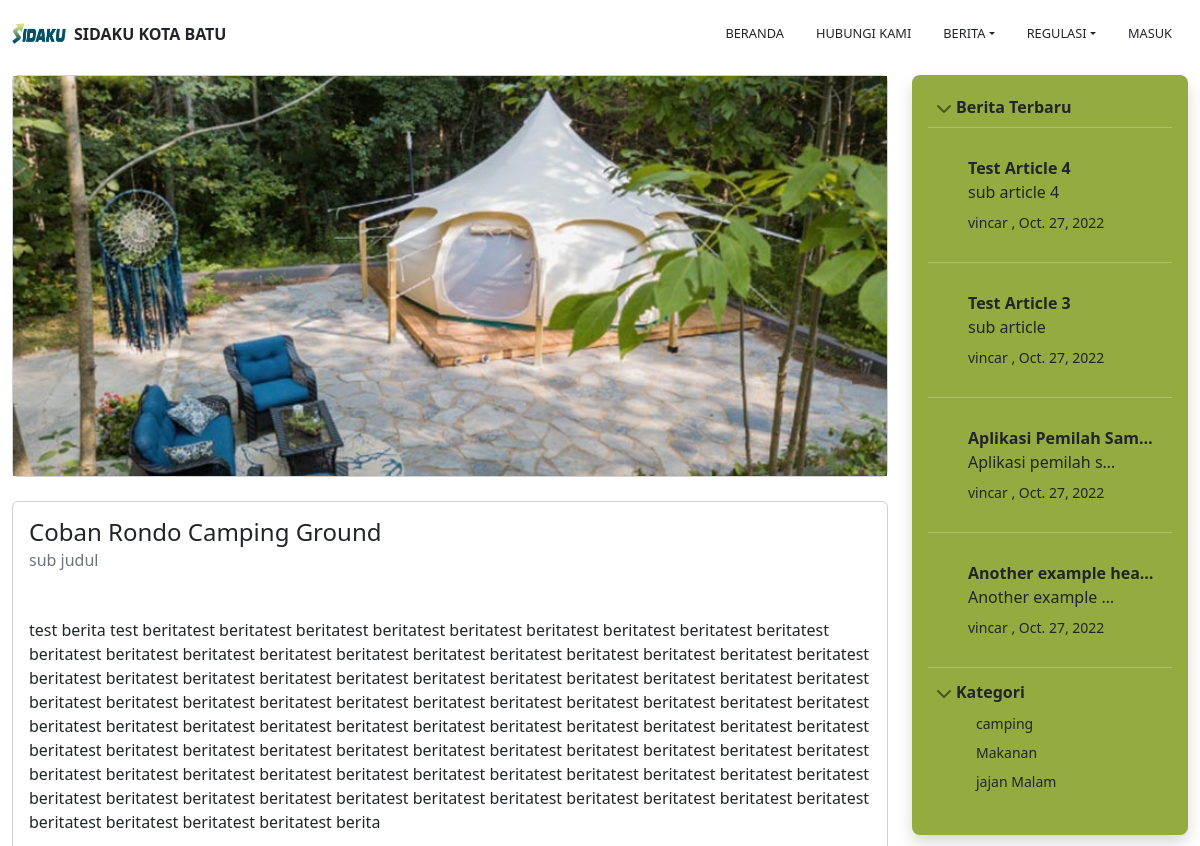
The page /berita/warta-kumkm/camping/coban-rondo-camping-ground (upper part) on the database as committed earlier.
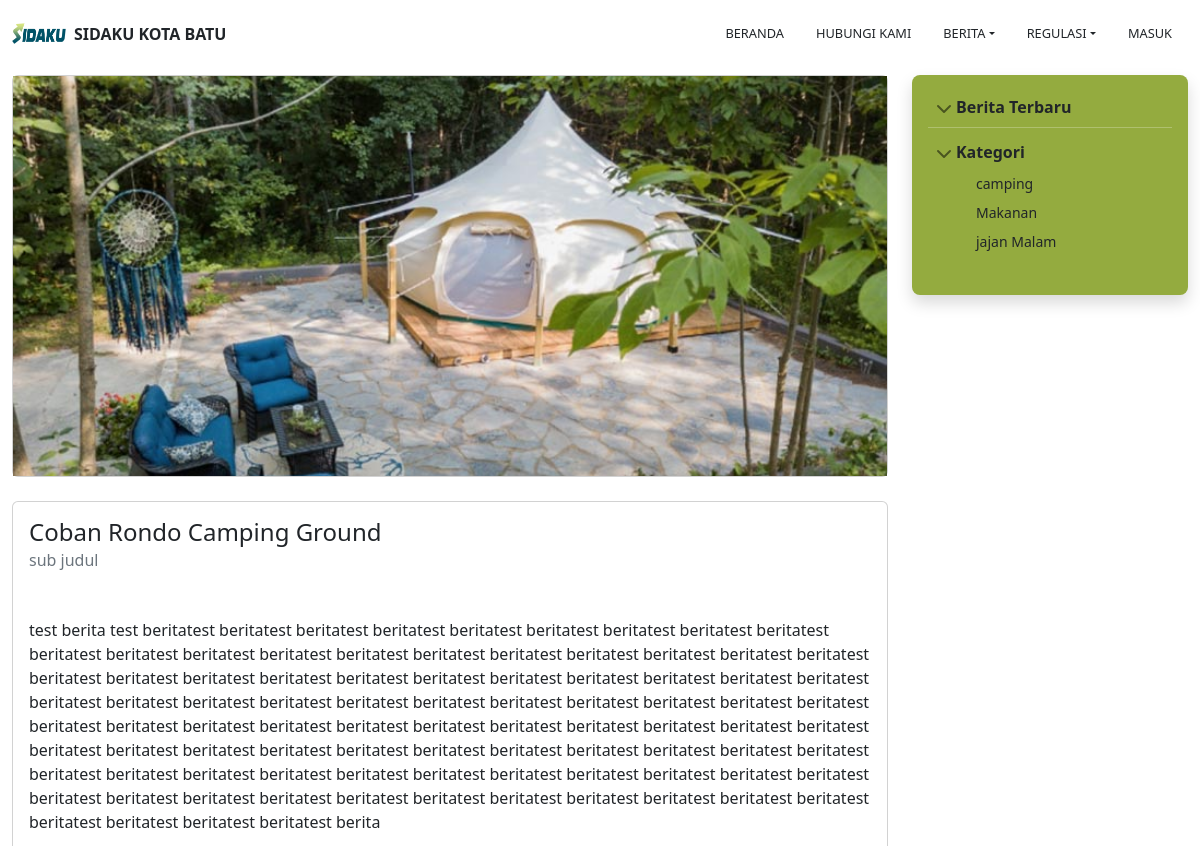
The same page on the database as committed later.
### articles/models.py (models this page shows, shortened)
class Article(models.Model):
    def image_upload_to(self, instance=None):
        if instance:
            return os.path.join("ArticleSeries", slugify(self.series.slug), slugify(self.article_slug), instance)
        return None
    title           = models.CharField(max_length=200)
    subtitle        = models.CharField(max_length=200, default="", blank=True)
    article_slug    =  AutoSlugField(populate_from='title', editable=True, unique=True, blank=True, null=True)
    content         = RichTextUploadingField(blank=True, default="")
    notes           = RichTextUploadingField(blank=True, default="")
    published       = models.DateTimeField("Date published", default=timezone.now)
    modified        = models.DateTimeField("Date modified", default=timezone.now)
    series          = models.ForeignKey(ArticleSeries, default="", verbose_name="Series", on_delete=models.SET_DEFAULT)
    author          = models.ForeignKey(get_user_model(), default=1, on_delete=models.SET_DEFAULT)
    image           = models.ImageField(default='default/no_image.jpg', upload_to=image_upload_to ,max_length=255)
    inheadline      = models.BooleanField(default=False)
    ineducate       = models.BooleanField(default=False)
    ingallery       = models.BooleanField(default=False)
    class Meta:
        verbose_name_plural = "Article"
        ordering = ['-published']

class ArticleSeries(models.Model):
    def image_upload_to(self, instance=None):
        if instance:
            return os.path.join("ArticleSeries", slugify(self.slug), instance)
        return None
    title       = models.CharField(max_length=200)
    subtitle    = models.CharField(max_length=200, default="", blank=True)
    slug        =  AutoSlugField(populate_from='title', editable=True, unique=True, blank=True, null=True)
    published   = models.DateTimeField("Date published", default=timezone.now)
    author      = models.ForeignKey(get_user_model(), default=1, on_delete=models.SET_DEFAULT)
    image       = models.ImageField(default='default/no_image.jpg', upload_to=image_upload_to ,max_length=255)
    class Meta:
        verbose_name_plural = "Series"
        ordering = ['-published']

### homepage/views.py (the view)
def single_berita(request, series: str, article: str):
    matching_berita = Article.objects.filter(series__slug=series, article_slug=article).first()
    all_series = ArticleSeries.objects.all()
    breaking_news = Article.objects.filter(ingallery = False).filter(ineducate = False).order_by('-id')[:10]
    template = "berita/single_berita.html"
    list_data = {
        'sub_active'        : 'wartakumkm',
        'berita'            : matching_berita,
        'all_series'        : all_series,
        'breaking_news'     : breaking_news,
    }
    return render (request, template, list_data)

### homepage/context_processors.py (called while the page is built)
def GetCompany(request):
    tables_company = CompanySetupModel.objects.get()
    datetoday = datetime.today().weekday()
    myprof = None
    if request.user.is_authenticated :
        myprof, __  = UserProfile.objects.get_or_create(user=request.user)
    return {
            "tables_company" :tables_company,
            "weekday" : datetoday,
            "tables_profile" : myprof,
        }

### homepage/templates/berita/single_berita.html (shortened to what the changed rows need)
{% extends 'frontend/base/front_base.html' %}
{% load static %}
{% load humanize %}
{% load filter_home %}
{% block front_content %}
<div class="container-fluid">
    <div class="row mb-2 mt-2">
        <div class="col-lg-3 mb-2">
            <div class="flex-shrink-0 p-3 bg-green-3 rounded-3 shadow text-white">
                <div class="list-group" id="list-tab" role="tablist">
                    <ul class="list-unstyled ps-0">
                        <li class="mb-1">
                            <div class="collapse show" id="projas-collapse">
                                <ul class="list-group btn-toggle-nav list-unstyled">
                                    {% for field in breaking_news %}
                                    <hr class="w-100 my-1">
                                    <li class="list-group-item align-items-start border-top py-0">
                                        <a href="{% url 'home:single_berita' field.series.slug field.article_slug %}"
                                            class="text-decoration-none text-dark">
                                            <div class="ms-4 me-auto">
                                                <div class="fw-bold text-truncate" style="max-width:200px">
                                                    {{field.title}}</div>
                                                <span class="d-inline-block text-truncate" style="max-width:150px">
                                                    {{ field.subtitle }} </span> <br>
                                                <small> {{field.author}} ,
                                                    {{ field.published | date | striptags  }}</small>
                                            </div>
                                        </a>
                                    </li>
                                    {% endfor %}
                                    <hr class="w-100 my-1">
                                </ul>
                            </div>
                        </li>
                        <li class="mb-1">
                            <div class="collapse show" id="dokor-collapse">
                                <ul class="btn-toggle-nav list-unstyled fw-normal pb-1 small">
                                    {% for series in all_series %}
                                    <li><a class="d-flex text-decoration-none rounded list-group-item text-dark"
                                            href="{% url 'home:list_series' series.slug  %}"> {{series.title}}</a></li>
                                    {% endfor %}
                                </ul>
                            </div>
                        </li>
                    </ul>
                </div>
            </div>
        </div>
    </div>
</div>
{% endblock  %}

Rows that differ between the two databases and show on the page:
no longer on this page (row edited): Article: title "Test Article 4", subtitle "sub article 4", author "vincar", published "Oct. 27, 2022"
no longer on this page (row edited): Article: title "Test Article 3", subtitle "sub article", author "vincar", published "Oct. 27, 2022"
no longer on this page (row edited): Article: title "Aplikasi Pemilah Sam…", subtitle "Aplikasi pemilah s…", author "vincar", published "Oct. 27, 2022"
no longer on this page (row edited): Article: title "Another example hea…", subtitle "Another example…", author "vincar", published "Oct. 27, 2022"
